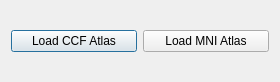
<?xml version="1.0" encoding="UTF-8"?>
<ui version="4.0">
 <class>Dialog</class>
 <widget class="QDialog" name="Dialog">
  <property name="geometry">
   <rect>
    <x>0</x>
    <y>0</y>
    <width>280</width>
    <height>82</height>
   </rect>
  </property>
  <property name="windowTitle">
   <string>Atlas Selection</string>
  </property>
  <layout class="QGridLayout" name="gridLayout">
   <item row="0" column="0">
    <widget class="QPushButton" name="CCFButton">
     <property name="text">
      <string>Load CCF Atlas</string>
     </property>
    </widget>
   </item>
   <item row="0" column="1">
    <widget class="QPushButton" name="MNIButton">
     <property name="text">
      <string>Load MNI Atlas</string>
     </property>
    </widget>
   </item>
  </layout>
 </widget>
 <resources/>
 <connections>
  <connection>
   <sender>CCFButton</sender>
   <signal>clicked()</signal>
   <receiver>Dialog</receiver>
   <slot>close()</slot>
   <hints>
    <hint type="sourcelabel">
     <x>100</x>
     <y>75</y>
    </hint>
    <hint type="destinationlabel">
     <x>196</x>
     <y>44</y>
    </hint>
   </hints>
  </connection>
  <connection>
   <sender>MNIButton</sender>
   <signal>clicked()</signal>
   <receiver>Dialog</receiver>
   <slot>close()</slot>
   <hints>
    <hint type="sourcelabel">
     <x>292</x>
     <y>75</y>
    </hint>
    <hint type="destinationlabel">
     <x>196</x>
     <y>44</y>
    </hint>
   </hints>
  </connection>
 </connections>
</ui>
